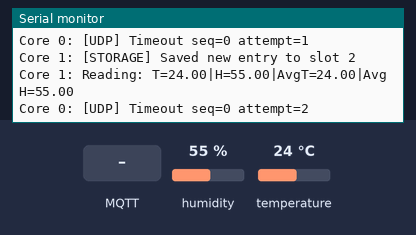
The sketch below on a simulated ESP32. Parts: the last lines printed to the serial monitor. Inputs (shaded band) come from the test bench; at power-on: humidity 55 %, temperature 24 °C. WiFi joins after 1.5 s; servers stay silent unless stated; the local clock reads 2024-03-15 10:24:30 at power-on unless the sketch sets it; storage starts empty; random numbers use the default seed unless the sketch sets one; no MQTT or app messages arrive unless stated.

Above: at 7.2 s.
7.3 s: MQTT message "ACK" arrives on the first subscribed topic
At 8.9 s:
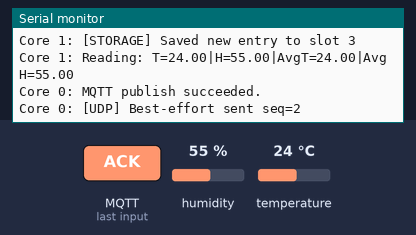
9.1 s: MQTT message "5" arrives on the first subscribed topic
10.6 s: humidity set to 22 %
At 11.7 s:
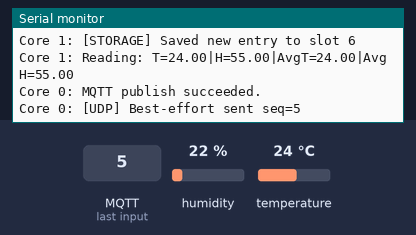
12.1 s: temperature set to 12 °C
At 13.5 s:
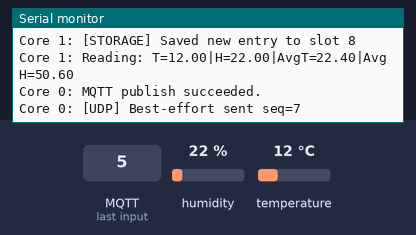
13.6 s: humidity set to 40 %
At 14.8 s:
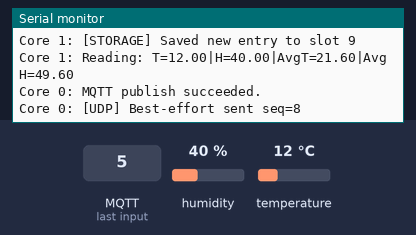
Timing chart, 0 to 16.1 s (numbered marks = the images above; inputs shaded):
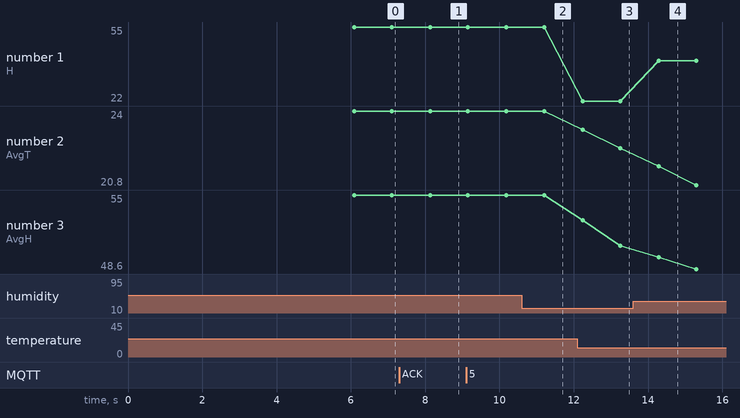

The sketch:

esp-monitor.ino
```cpp
/*
  ESP32 Environmental Monitoring System
  All-in-one implementation for COMCS project
*/

// ============================================================================
// LIBRARY INCLUDES
// ============================================================================
#include <Arduino.h>
#include <WiFi.h>
#include <WiFiClientSecure.h>
#include <WiFiUdp.h>
#include <PubSubClient.h>
#include <ArduinoJson.h>
#include <DHT.h>
#include <FS.h>
#include <SPIFFS.h>
#include <time.h>


// ============================================================================
// CONFIGURATION
// ============================================================================

// Rolling window size
#define WINDOW_SIZE 15

// DHT Sensor Configuration
#define DHTPIN 21
#define DHTTYPE DHT11
#define SENSOR_READ_INTERVAL_MS 1000

// Storage file path
#define STORAGE_FILE "/storage.dat"

// WiFi Configuration
static const char* ssid = "labs";
static const char* password = "782edcwq#";

// NTP Configuration
static const char* ntpServer1 = "pool.ntp.org";
static const char* ntpServer2 = "time.nist.gov";
static const long  gmtOffset_sec = 0;
static const int   daylightOffset_sec = 0;

// MQTT Configuration
static const char* mqtt_server = "2f0de4ef7266438a8f0a43350b1fa391.s1.eu.hivemq.cloud";
static const int   mqtt_port = 8883;
static const char* mqtt_username = "comcs2526g08";
static const char* mqtt_password = "Bolofofo123";
static const char* mqtt_topic_sensors = "/comcs/g08/sensors/esp32";
static const char* mqtt_topic_qos = "/comcs/go8/sensors/eps32/qos";

// UDP Configuration
static const char* udpAddress = "192.168.25.64";
static const int   udpPort = 9999;
static const int   UDP_LOCAL_PORT = 12001;
static const int   UDP_ACK_TIMEOUT_MS = 500;
static const int   UDP_RETRIES = 3;

// UDP QoS Policy (change before flashing)
#define UDP_QOS_BEST_EFFORT 0
#define UDP_QOS_GUARANTEED 1
volatile uint8_t UDP_QOS_LEVEL = UDP_QOS_GUARANTEED;

// Setup delay
#define SETUP_DELAY_MS 5000


// ============================================================================
// DATA STRUCTURES
// ============================================================================

// Storage file header (contains buffer indexes)
typedef struct {
  int write_index;
  int mqtt_read_index;
  int udp_read_index;
} StorageHeader;

// Telemetry data record
typedef struct {
  struct tm timestamp;
  float temperature;
  float humidity;
  float avgTemperature;
  float avgHumidity;
} TelemetryData;

struct UdpQoSHeader {
  uint32_t seq;
  uint8_t qos;
  uint8_t flags;  // bit0: retransmission
} __attribute__((packed));


// ============================================================================
// GLOBAL VARIABLES
// ============================================================================

// Storage indexes
int write_index = 0;
int mqtt_read_index = 0;
int udp_read_index = 0;

// State
bool isOnline = false;
bool timeSynchronized = false;

// Sensor
DHT dht(DHTPIN, DHTTYPE);

// FreeRTOS Handles
SemaphoreHandle_t STORAGE_MUTEX;
TaskHandle_t sensorTaskHandle;

// Network clients
static WiFiClientSecure espClient;
static PubSubClient client(espClient);
static WiFiUDP udp;

// UDP QoS tracking
static uint32_t udp_seq = 0;


// ============================================================================
// UTILITY FUNCTIONS
// ============================================================================

// Data offset helper
#define DATA_OFFSET(slot) (sizeof(StorageHeader) + (slot) * sizeof(TelemetryData))

#define REQUIRE_OK(call, msg) do { if ((call) != 0) fatalReboot(msg); } while(0)

void clearScreen()
{
  for (int i = 0; i < 50; i++) {
    Serial.println();
  }
}

void fatalReboot(const char* reason)
{
  Serial.print(F("FATAL: "));
  Serial.println(reason);
  Serial.println(F("Rebooting in 1s..."));
  Serial.flush();
  delay(1000);
  ESP.restart();
  while (true) { delay(100); }
}

String isoTime(struct tm timestamp)
{
  char data[100];

  sprintf(data, "%04d-%02d-%02dT%02d:%02d:%02dZ",
          timestamp.tm_year + 1900,
          timestamp.tm_mon + 1,
          timestamp.tm_mday,
          timestamp.tm_hour,
          timestamp.tm_min,
          timestamp.tm_sec);

  return String(data);
}

float average(float* buffer)
{
  float sum = 0.0;
  for(int i = 0; i < WINDOW_SIZE; i++) {
    sum += buffer[i];
  }
  return sum / WINDOW_SIZE;
}

String jsonfyPayload(TelemetryData data)
{
  StaticJsonDocument<512> doc;
  String payload;

  doc["id"] = "urn:ngsi-ld:WeatherObserved:COMCS-G08-ESP32";
  doc["type"] = "WeatherObserved";
  doc["dateObserved"] = isoTime(data.timestamp);
  doc["temperature"] = data.temperature;
  doc["humidity"] = data.humidity;
  doc["averageTemperature"] = data.avgTemperature;
  doc["averageHumidity"] = data.avgHumidity;

  serializeJson(doc, payload);

  return payload;
}

// ============================================================================
// STORAGE FUNCTIONS
// ============================================================================

int mutexInit()
{
  STORAGE_MUTEX = xSemaphoreCreateMutex();
  return STORAGE_MUTEX != NULL ? 0 : -1;
}

int filesystemInit(bool formatOnFail)
{
  return SPIFFS.begin(formatOnFail) ? 0 : -1;
}

int storageInit()
{
  size_t expectedSize = sizeof(StorageHeader) + (size_t)WINDOW_SIZE * sizeof(TelemetryData);
  bool needsCreation = true;

  // Try to load existing storage file
  if (SPIFFS.exists(STORAGE_FILE)) {
    File storageFile = SPIFFS.open(STORAGE_FILE, "r");
    if (storageFile && storageFile.size() == expectedSize) {
      StorageHeader header;
      storageFile.read((uint8_t*)&header, sizeof(StorageHeader));
      storageFile.close();

      write_index = header.write_index;
      mqtt_read_index = header.mqtt_read_index;
      udp_read_index = header.udp_read_index;

      Serial.printf("Loaded indexes: Write=%d, MQTT_R=%d, UDP_R=%d\n",
        write_index, mqtt_read_index, udp_read_index);
      return 0;
    }
    if (storageFile) storageFile.close();
    Serial.println(F("Storage file invalid. Recreating..."));
    SPIFFS.remove(STORAGE_FILE);
  }

  // Create new storage file
  Serial.println(F("Creating storage file..."));
  File storageFile = SPIFFS.open(STORAGE_FILE, "w");
  if (!storageFile) {
    Serial.println(F("Failed to create storage file!"));
    return -1;
  }

  StorageHeader header = {0, 0, 0};
  storageFile.write((uint8_t*)&header, sizeof(StorageHeader));

  TelemetryData emptyEntry = {0};
  for (int i = 0; i < WINDOW_SIZE; i++) {
    storageFile.write((uint8_t*)&emptyEntry, sizeof(TelemetryData));
  }
  storageFile.close();

  write_index = mqtt_read_index = udp_read_index = 0;
  Serial.println(F("Storage file created."));
  return 0;
}

void storageUpdateHeader()
{
  File storage = SPIFFS.open(STORAGE_FILE, "r+");
  if (storage) {
    StorageHeader header;
    header.write_index = write_index;
    header.mqtt_read_index = mqtt_read_index;
    header.udp_read_index = udp_read_index;

    storage.seek(0);
    storage.write((uint8_t*)&header, sizeof(StorageHeader));
    storage.close();
  } else {
    Serial.println(F("Failed to save indexes!"));
  }
}

void storagePut(TelemetryData data)
{
  File storage;
  StorageHeader header;
  bool mqtt_overwritten = false;
  bool udp_overwritten = false;

  if (xSemaphoreTake(STORAGE_MUTEX, portMAX_DELAY) != pdTRUE)
    return;

  storage = SPIFFS.open(STORAGE_FILE, "r+");
  if (!storage) {
      Serial.println(F("Core 1: [STORAGE] Failed to open storage file for writing!"));
      xSemaphoreGive(STORAGE_MUTEX);
      return;
    }

    // Append new readings
    storage.seek(DATA_OFFSET(write_index));
    storage.write((uint8_t*)&data, sizeof(TelemetryData));

    // update indexes
    write_index = (write_index + 1) % WINDOW_SIZE;

    // check for overwrites
    // note 1: due to storage circularity
    //         when an overwrite happens
    //         WINDOW_SIZE readings will be sent over the network
    if (write_index == mqtt_read_index) {
      mqtt_read_index = (mqtt_read_index + 1) % WINDOW_SIZE;
      mqtt_overwritten = true;
    }
    if (write_index == udp_read_index) {
      udp_read_index = (udp_read_index + 1) % WINDOW_SIZE;
      udp_overwritten = true;
    }

    // Update header
    header.write_index = write_index;
    header.mqtt_read_index = mqtt_read_index;
    header.udp_read_index = udp_read_index;
    storage.seek(0);
    storage.write((uint8_t*)&header, sizeof(StorageHeader));

    storage.close();

    xSemaphoreGive(STORAGE_MUTEX);

    Serial.printf("Core 1: [STORAGE] Saved new entry to slot %d\n", write_index);

    if (mqtt_overwritten) {
      Serial.println(F("Core 1: [STORAGE] MQTT oldest entry overwritten."));
    }

    if (udp_overwritten) {
      Serial.println(F("Core 1: [STORAGE] UDP oldest entry overwritten."));
    }
}


// ============================================================================
// MQTT FUNCTIONS
// ============================================================================

bool mqttCheckConnectivity()
{
  if (client.connected()) {
    client.loop();
    return true;
  }
  Serial.println(F("Core 0: [MQTT] DOWN, CONNECTING..."));

  String clientId = "ESP32-G08-" + String(random(0xffff), HEX);
  if (client.connect(clientId.c_str(), mqtt_username, mqtt_password)) {
    Serial.println(F("Core 0: [MQTT] UP."));
    client.subscribe(mqtt_topic_qos);
    return true;
  }

  Serial.print(F("Core 0: [MQTT] CONNECTION FAILED, rc="));
  Serial.println(client.state());

  return false;
}

void mqttPublish()
{
  File storage;
  TelemetryData data;
  String payload;
  int current_read_index;

  if (!mqttCheckConnectivity())
    return;

  if (xSemaphoreTake(STORAGE_MUTEX, (TickType_t)10) != pdTRUE)
    return;

  // remember that indexes are part of the shared context
  if (write_index == mqtt_read_index) {
    xSemaphoreGive(STORAGE_MUTEX);
    return; // No data to send
  }

  current_read_index = mqtt_read_index;
  storage = SPIFFS.open(STORAGE_FILE, "r");
  if (!storage) {
    xSemaphoreGive(STORAGE_MUTEX);
    Serial.println(F("Core 0: [MQTT] Failed to open storage file for reading!"));
    return;
  }

  // read data
  storage.seek(DATA_OFFSET(current_read_index));
  storage.read((uint8_t*)&data, sizeof(TelemetryData));
  storage.close();

  xSemaphoreGive(STORAGE_MUTEX);

  // Send data
  payload = jsonfyPayload(data);

  if (client.publish(mqtt_topic_sensors, payload.c_str())) {
    // here we have to first check that the mqtt index has not changed
    // in the meantime (sensor task could have overwritten it)
    if (xSemaphoreTake(STORAGE_MUTEX, portMAX_DELAY) == pdTRUE) {
      if (mqtt_read_index == current_read_index) {
        mqtt_read_index = (mqtt_read_index + 1) % WINDOW_SIZE;
        storageUpdateHeader();
      }
      xSemaphoreGive(STORAGE_MUTEX);
      Serial.println(F("Core 0: MQTT publish succeeded."));
    }
  } else {
    Serial.println(F("Core 0: MQTT publish failed. Will retry."));
    isOnline = false;
  }
}

void mqttCallback(char* topic, byte* payload, unsigned int length) {
  char buffer[64];
  memcpy(buffer, payload, length);
  buffer[length] = '\0';
  long qosLevel = strtol(buffer, nullptr, 10);
  if (qosLevel != UDP_QOS_BEST_EFFORT && qosLevel != UDP_QOS_GUARANTEED) {
    Serial.println("Core 0: [MQTT] Invalid QoS level received: " + String(qosLevel));
    return;
  }
  UDP_QOS_LEVEL = (uint8_t)qosLevel;
  Serial.println("Core 0: [MQTT] Received QoS level change request: " + String(qosLevel));
}

// ============================================================================
// UDP FUNCTIONS
// ============================================================================

bool udpSendWithBestEffort(const char* payload)
{
  UdpQoSHeader hdr;
  hdr.seq = udp_seq;
  hdr.qos = UDP_QOS_BEST_EFFORT;
  hdr.flags = 0;

  udp.beginPacket(udpAddress, udpPort);
  udp.write((uint8_t*)&hdr, sizeof(hdr));
  udp.print(payload);
  bool sent = udp.endPacket() != 0;
  if (sent) {
    Serial.printf("Core 0: [UDP] Best-effort sent seq=%lu\n", (unsigned long)udp_seq);
    udp_seq++;
  }
  return sent;
}

bool udpSendWithGuaranteedDelivery(const char* payload)
{
  UdpQoSHeader hdr;
  hdr.seq = udp_seq;
  hdr.qos = UDP_QOS_GUARANTEED;
  hdr.flags = 0;

  // Retry with ACK
  for (int attempt = 0; attempt < UDP_RETRIES; attempt++) {
    hdr.flags = (attempt > 0) ? 0x01 : 0x00;

    udp.beginPacket(udpAddress, udpPort);
    udp.write((uint8_t*)&hdr, sizeof(hdr));
    udp.print(payload);
    if (!udp.endPacket()) {
      Serial.printf("Core 0: [UDP] Send failed seq=%lu attempt=%d\n",
                    (unsigned long)udp_seq, attempt + 1);
      continue;
    }

    // Wait for ACK
    unsigned long start = millis();
    while (millis() - start < UDP_ACK_TIMEOUT_MS) {
      int len = udp.parsePacket();
      if (len > 0) {
        char ackBuf[32];
        int n = udp.read(ackBuf, sizeof(ackBuf) - 1);
        if (n > 0) {
          ackBuf[n] = 0;
          if (strncmp(ackBuf, "ACK ", 4) == 0) {
            uint32_t ackSeq = strtoul(ackBuf + 4, nullptr, 10);
            if (ackSeq == udp_seq) {
              Serial.printf("Core 0: [UDP] Guaranteed delivery seq=%lu (attempt %d)\n",
                           (unsigned long)udp_seq, attempt + 1);
              udp_seq++;
              return true;
            }
          }
        }
      }
      delay(10);
    }

    Serial.printf("Core 0: [UDP] Timeout seq=%lu attempt=%d\n",
                  (unsigned long)udp_seq, attempt + 1);
  }

  Serial.printf("Core 0: [UDP] Guaranteed delivery FAILED seq=%lu after %d attempts\n",
                (unsigned long)udp_seq, UDP_RETRIES);
  return false;
}

bool udpSendWithQoS(const char* payload)
{
  if (UDP_QOS_LEVEL == UDP_QOS_BEST_EFFORT) {
    return udpSendWithBestEffort(payload);
  } else {
    return udpSendWithGuaranteedDelivery(payload);
  }
}

void udpPublish()
{
  File storage;
  TelemetryData data;
  String payload;
  int current_read_index;

  if (xSemaphoreTake(STORAGE_MUTEX, (TickType_t)10) != pdTRUE)
    return;

  if (write_index == udp_read_index) {
    xSemaphoreGive(STORAGE_MUTEX);
    return; // No data to send
  }

  current_read_index = udp_read_index;
  storage = SPIFFS.open(STORAGE_FILE, "r");
  if (!storage) {
    xSemaphoreGive(STORAGE_MUTEX);
    Serial.println(F("Core 0: [UDP] Failed to open storage file for reading!"));
    return;
  }

  storage.seek(DATA_OFFSET(current_read_index));
  storage.read((uint8_t*)&data, sizeof(TelemetryData));
  storage.close();

  xSemaphoreGive(STORAGE_MUTEX);

  payload = jsonfyPayload(data);
  bool success = udpSendWithQoS(payload.c_str());

  // Handle result based on QoS level
  if (success || UDP_QOS_LEVEL == UDP_QOS_BEST_EFFORT) {
    // Advance index for successful sends or best-effort mode (accept loss)
    if (xSemaphoreTake(STORAGE_MUTEX, portMAX_DELAY) == pdTRUE) {
      if (udp_read_index == current_read_index) {
        udp_read_index = (udp_read_index + 1) % WINDOW_SIZE;
        storageUpdateHeader();
      }
      xSemaphoreGive(STORAGE_MUTEX);
    }
  } else {
    // Guaranteed delivery failed - will retry next cycle
    Serial.println(F("Core 0: [UDP] Guaranteed delivery failed. Will retry next cycle."));
  }
}


// ============================================================================
// NETWORK FUNCTIONS
// ============================================================================

bool wifiCheck()
{
  return WiFi.status() == WL_CONNECTED ? true : false;
}

int network_init()
{
  // Wifi
  WiFi.mode(WIFI_STA);
  WiFi.begin(ssid, password);
  Serial.printf("WiFi connecting (SSID: %s)\n", ssid);

  // NTP
  configTime(gmtOffset_sec, daylightOffset_sec, ntpServer1, ntpServer2);
  Serial.printf("NTP configured (Servers: %s, %s)\n", ntpServer1, ntpServer2);

  // MQTT
  espClient.setInsecure();
  client.setServer(mqtt_server, mqtt_port);
  client.setCallback(mqttCallback);
  Serial.printf("MQTT configured (Server: %s:%d)\n", mqtt_server, mqtt_port);

  // UDP
  udp.begin(UDP_LOCAL_PORT);
  Serial.printf("UDP configured (QoS: %s)\n",
                UDP_QOS_LEVEL == UDP_QOS_GUARANTEED ? "GUARANTEED" : "BEST_EFFORT");


  return 0;
}

void network_publish()
{
  mqttPublish();
  udpPublish();
}

// ============================================================================
// SENSOR FUNCTIONS
// ============================================================================

int sensor_init()
{
  dht.begin();
  return 0;
}

// ============================================================================
// MAIN PROGRAM
// ============================================================================

void setup()
{
  Serial.begin(115200);
  delay(1000); // wait for serial monitor

  clearScreen();

  REQUIRE_OK(filesystemInit(true), "SPIFFS initialization failed");
  REQUIRE_OK(mutexInit(), "Mutex initialization failed");
  REQUIRE_OK(storageInit(), "Storage initialization failed");
  REQUIRE_OK(network_init(), "Network initialization failed");
  REQUIRE_OK(sensor_init(), "Sensor initialization failed");

  delay(SETUP_DELAY_MS); // give time for users to read initial logs and for wifi to kick in

  Serial.println(F("Starting sensor-reading task on Core 1..."));
  xTaskCreatePinnedToCore(sensor_loop, "SensorTask", 4096, NULL, 1, &sensorTaskHandle, 1);

  Serial.println(F("Starting network task on Core 0...")) ;
}

void sensor_loop(void *pvParameters)
{
  TelemetryData currentReading;
  float tempBuffer[WINDOW_SIZE];
  float humidBuffer[WINDOW_SIZE];
  float temperature = 0;
  float humidity = 0;
  int avgIndex = 0;
  bool bufferInitialized = false;

  while (1) {
    temperature = dht.readTemperature();
    humidity = dht.readHumidity();

    if (isnan(temperature) || isnan(humidity)) {
      Serial.println("Core 1: Failed to read from DHT sensor!");
    } else {
      // Initialize buffer with first valid reading to avoid zero-averaging at startup
      if (!bufferInitialized) {
        for (int i = 0; i < WINDOW_SIZE; i++) {
          tempBuffer[i] = temperature;
          humidBuffer[i] = humidity;
        }
        bufferInitialized = true;
        Serial.println("Core 1: Average buffer initialized with first valid reading.");
      }

      tempBuffer[avgIndex]  = temperature;
      humidBuffer[avgIndex] = humidity;
      avgIndex              = (avgIndex + 1) % WINDOW_SIZE;

      getLocalTime(&currentReading.timestamp);
      currentReading.temperature = temperature;
      currentReading.humidity = humidity;
      // Note: average calculation is local to this task
      //       this way we avoid averaging over data outside the
      //       current sensor loop lifecycle
      currentReading.avgTemperature = average(tempBuffer);
      currentReading.avgHumidity = average(humidBuffer);

      storagePut(currentReading);
    }
    Serial.println("Core 1: Reading: T="
                  + String(currentReading.temperature)
                  + "|H=" + String(currentReading.humidity)
                  + "|AvgT=" + String(currentReading.avgTemperature)
                  + "|AvgH=" + String(currentReading.avgHumidity));

    vTaskDelay(SENSOR_READ_INTERVAL_MS / portTICK_PERIOD_MS);
  }
}

void loop()
{
  bool wifiStatus = false;

  wifiStatus = wifiCheck();

  if (wifiStatus) {
    network_publish();
  }
  else {
    Serial.print(F("Core 0: [WIFI] Connecting..."));
    delay(500);
  }
}
```

Measured:
- after the input at 7.3 s, the serial monitor: prints a new line after 0.36 s (image 1)
- after the input at 12.1 s, the serial monitor: prints a new line after 0.14 s (image 3)
- after the input at 13.6 s, the serial monitor: prints a new line after 0.69 s (image 4)
- plotted number 1: 22 → 40 after the input at 13.6 s
- plotted number 2: 24 → 22.4 after the input at 12.1 s
- plotted number 3: 50.6 → 48.6 after the input at 13.6 s
